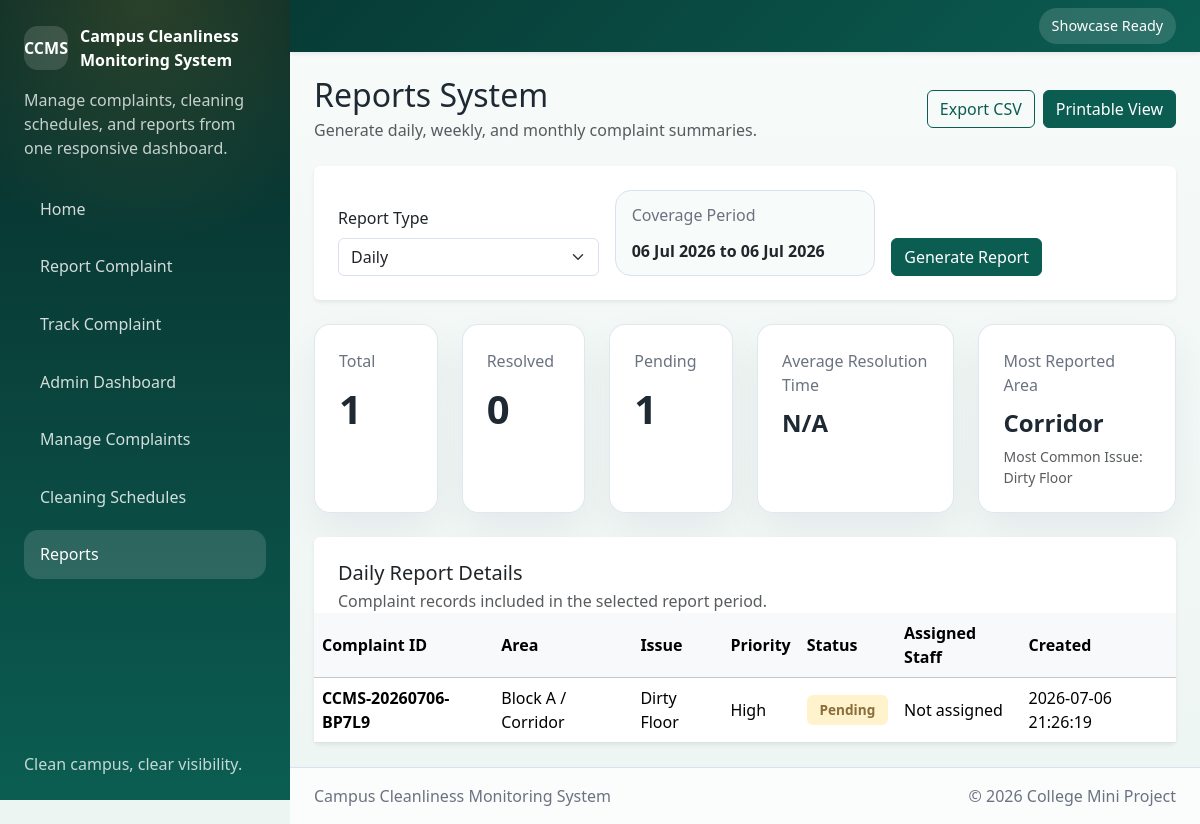
The page /reports on the database as committed earlier.
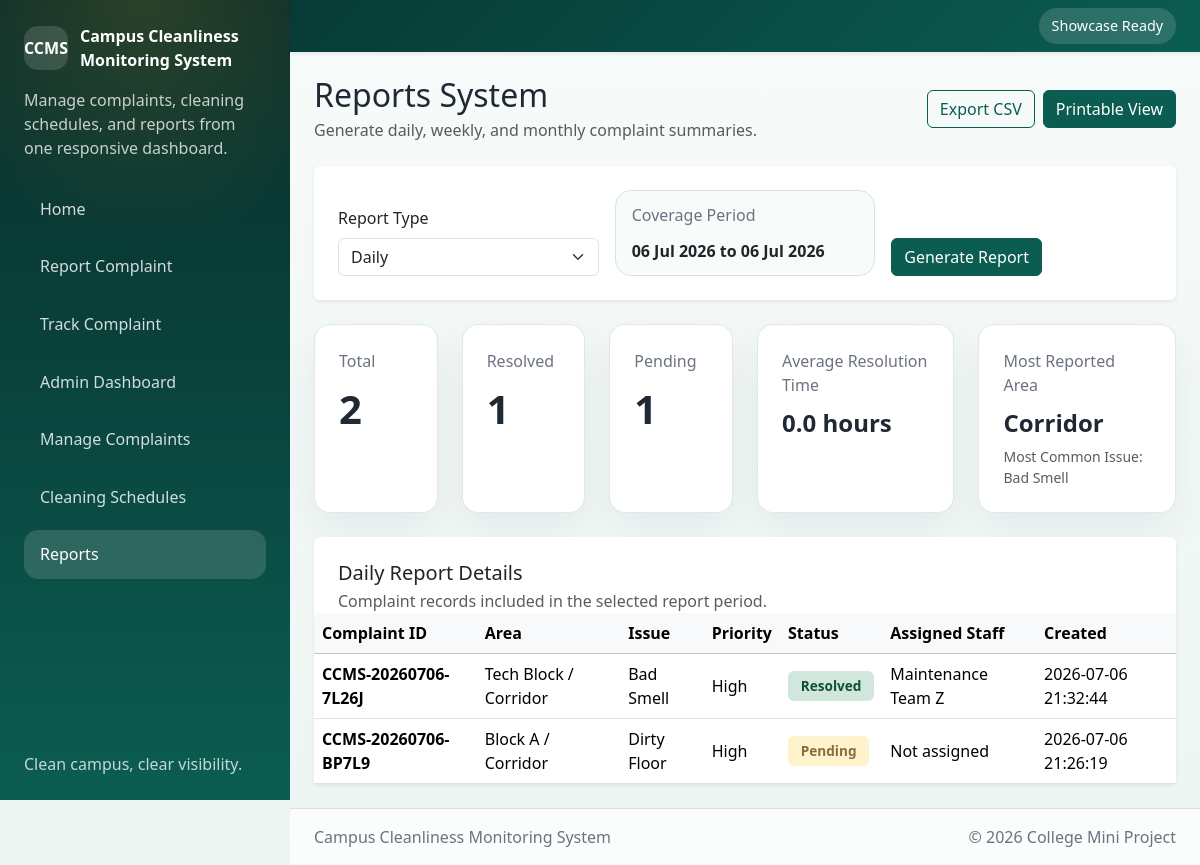
The same page on the database as committed later.
### tables this page shows
CREATE TABLE complaints (
            id INTEGER PRIMARY KEY AUTOINCREMENT,
            complaint_id TEXT UNIQUE NOT NULL,
            reporter_name TEXT,
            department TEXT NOT NULL,
            role TEXT NOT NULL,
            building TEXT NOT NULL,
            floor TEXT NOT NULL,
            location TEXT NOT NULL,
            area_type TEXT NOT NULL,
            issue_category TEXT NOT NULL,
            priority TEXT NOT NULL,
            description TEXT NOT NULL,
            image TEXT,
            status TEXT NOT NULL DEFAULT 'Pending',
            assigned_staff TEXT,
            remarks TEXT,
            created_at TEXT NOT NULL,
            updated_at TEXT NOT NULL
        , resolved_at TEXT);

### app.py (the view)
@app.get("/reports")
def reports():
    report_type = request.args.get("type", "daily").strip().lower()
    if report_type not in REPORT_TYPE_OPTIONS:
        report_type = "daily"
    report = build_report_summary(report_type)
    return render_template(
        "reports.html",
        report=report,
        report_type_options=REPORT_TYPE_OPTIONS,
    )

### app.py (called while the page is built)
def get_db():
    if "db" not in g:
        g.db = sqlite3.connect(DATABASE)
        g.db.row_factory = sqlite3.Row
    return g.db

def get_period_range(report_type):
    now = datetime.now()
    if report_type == "daily":
        start = datetime(now.year, now.month, now.day)
        end = start + timedelta(days=1)
    elif report_type == "weekly":
        start = datetime(now.year, now.month, now.day) - timedelta(days=now.weekday())
        end = start + timedelta(days=7)
    else:
        start = datetime(now.year, now.month, 1)
        if now.month == 12:
            end = datetime(now.year + 1, 1, 1)
        else:
            end = datetime(now.year, now.month + 1, 1)
    return start, end

@app.context_processor
def inject_now():
    return {
        "current_year": datetime.now().year,
        "status_options": STATUS_OPTIONS,
    }

@app.teardown_appcontext
def teardown_db(error):
    close_db(error)

### templates/reports.html (shortened to what the changed rows need)
{% extends "base.html" %}
{% block content %}
<div class="d-flex flex-column flex-md-row justify-content-between align-items-md-center gap-3 mb-4">
    <div>
        <h1 class="h2 mb-1">Reports System</h1>
    </div>
</div>
<section class="row g-4 mb-4">
    <div class="col-md-4 col-xl-2">
        <div class="stats-card h-100">
            <span class="stats-label">Total</span>
            <h2 class="display-6 fw-bold mb-0">{{ report.total_complaints }}</h2>
        </div>
    </div>
    <div class="col-md-4 col-xl-2">
        <div class="stats-card h-100">
            <span class="stats-label">Resolved</span>
            <h2 class="display-6 fw-bold mb-0">{{ report.resolved }}</h2>
        </div>
    </div>
    <div class="col-md-4 col-xl-2">
        <div class="stats-card h-100">
            <h2 class="display-6 fw-bold mb-0">{{ report.pending }}</h2>
        </div>
    </div>
    <div class="col-md-6 col-xl-3">
        <div class="stats-card h-100">
            <span class="stats-label">Average Resolution Time</span>
            <h2 class="h4 fw-bold mb-0">{{ report.average_resolution_time }}</h2>
        </div>
    </div>
    <div class="col-md-6 col-xl-3">
        <div class="stats-card h-100">
            <span class="stats-label">Most Reported Area</span>
            <h2 class="h4 fw-bold mb-0">{{ report.most_reported_area }}</h2>
            <div class="small text-muted mt-2">Most Common Issue: {{ report.most_common_issue }}</div>
        </div>
    </div>
</section>
<section class="card shadow-sm border-0">
    <div class="card-body p-0">
        <div class="d-flex justify-content-between align-items-center p-4 pb-0">
            <div>
                <h2 class="h5 mb-1">{{ report.label }} Report Details</h2>
            </div>
        </div>
        <div class="table-responsive">
            <table class="table table-hover align-middle mb-0">
                <thead class="table-light">
                    <tr>
                        <th>Complaint ID</th>
                        <th>Area</th>
                        <th>Issue</th>
                        <th>Priority</th>
                        <th>Status</th>
                        <th>Assigned Staff</th>
                        <th>Created</th>
                    </tr>
                </thead>
                <tbody>
                    {% if report.complaints %}
                        {% for complaint in report.complaints %}
                            <tr>
                                <td class="fw-semibold">{{ complaint["complaint_id"] }}</td>
                                <td>{{ complaint["building"] }} / {{ complaint["area_type"] }}</td>
                                <td>{{ complaint["issue_category"] }}</td>
                                <td>{{ complaint["priority"] }}</td>
                                <td><span class="badge status-badge status-{{ complaint['status']|lower|replace(' ', '-') }}">{{ complaint["status"] }}</span></td>
                                <td>{{ complaint["assigned_staff"] or "Not assigned" }}</td>
                                <td>{{ complaint["created_at"] }}</td>
                            </tr>
                        {% endfor %}
                    {% else %}
                        <tr>
                            <td colspan="7" class="text-center py-5 text-muted">No complaints found for this report period.</td>
                        </tr>
                    {% endif %}
                </tbody>
            </table>
        </div>
    </div>
</section>
{% endblock %}

Rows that differ between the two databases and show on the page:
added complaints: most_common_issue "Bad Smell", complaint_id "CCMS-20260706-7L26J", building "Tech Block", area_type "Corridor", issue_category "Bad Smell", priority "High", status "Resolved", assigned_staff "Maintenance Team Z", created_at "2026-07-06 21:32:44"
Other text that changed with them:
{{ report.total_complaints }}: "1" → "2"
{{ report.resolved }}: "0" → "1"
{{ report.average_resolution_time }}: "N/A" → "0.0 hours"
{{ report.most_common_issue }}: "Dirty Floor" → (not shown)
